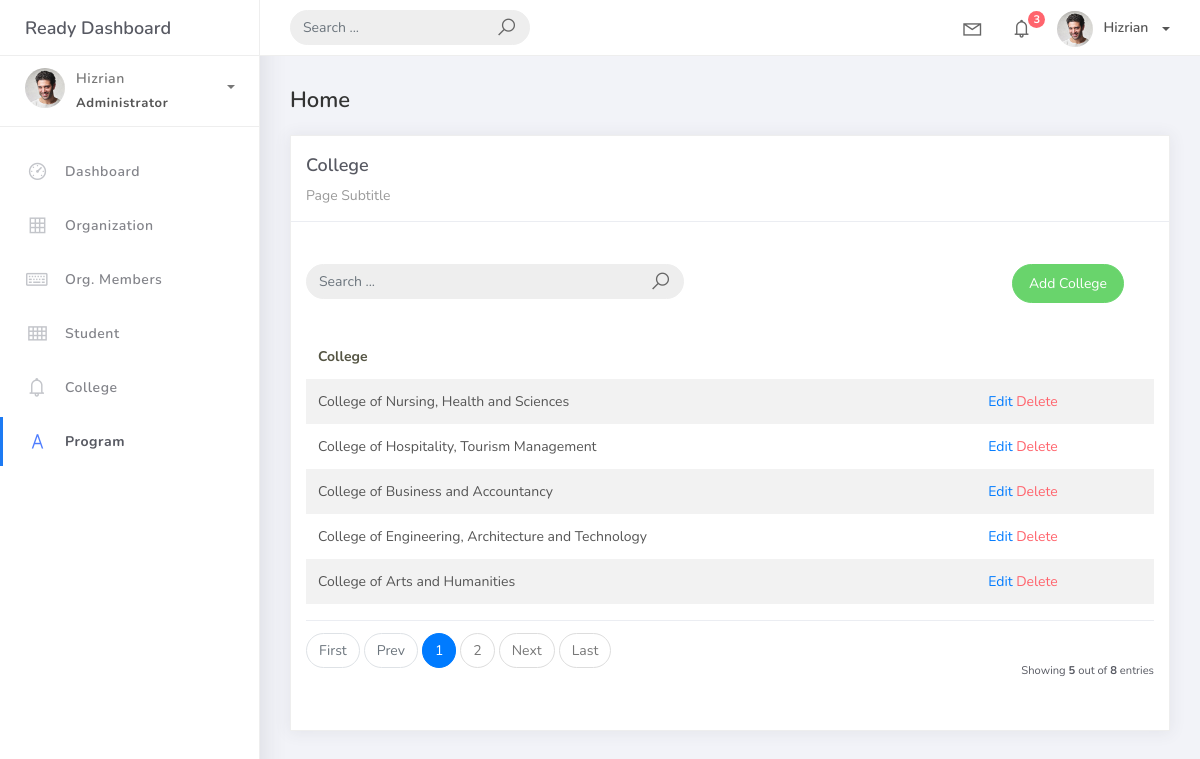
Page /college on the earlier database version.
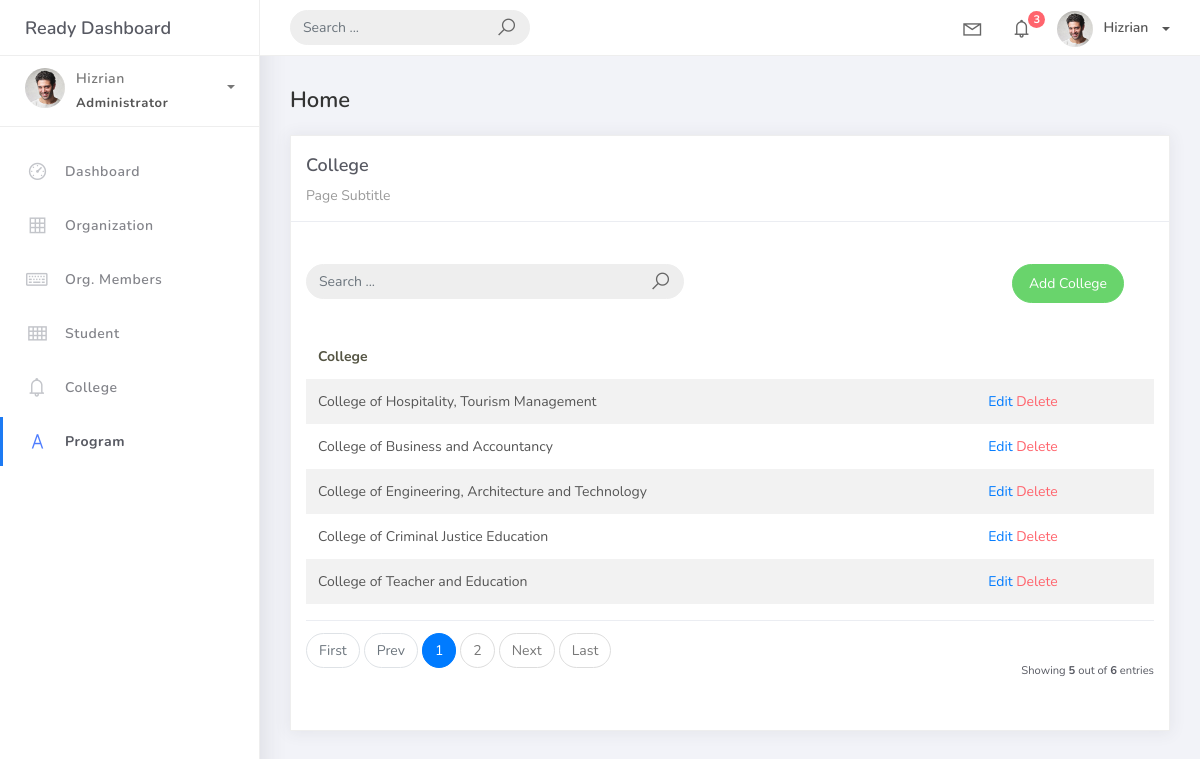
Same page on the later database version.
### studentorg/models.py (models this page shows, shortened)
class BaseModel(models.Model):
    created_at = models.DateTimeField(auto_now_add=True, db_index=True)
    updated_at = models.DateTimeField(auto_now=True)
    class Meta:
        abstract = True

class College(BaseModel):
    college_name = models.CharField(max_length=150)

### studentorg/views.py (the view)
# urls.py: path('college', college.as_view(), name='college-list'),
class college(ListView):
    model = College
    context_object_name = 'college'
    template_name = 'college.html'
    paginate_by = 5
    def get_queryset(self, *args, **kwargs):
         qs = super(college, self).get_queryset(*args, **kwargs)
         if self.request.GET.get("q") != None:
             query = self.request.GET.get('q')
             qs = qs.filter(Q(college_name__icontains=query))
         return qs

### templates/college.html (shortened to what this page needs)
{% extends 'base.html' %}
{% load static %}
{% block content %}
<div class="content">
  <div class="container-fluid">
    <h4 class="page-title">Home</h4>
    <div class="row">
      <div class="col-md-12">
        <div class="card">
          <div class="card-header">
            <div class="card-title">College</div>
            <div class="card-category">Page Subtitle</div>
          </div>
          <br/>
          <div class="col-md-12 row">
            <div class="col-md-6">
                <br/>
              <form class="navbar-left navbar-form nav-search mr-md-3" action="{% url 'college-list' %}">
                <div class="input-group">
                  <input type="text" placeholder="Search ..." class="form-control" name="q" />
                  <div class="input-group-append">
                    <span class="input-group-text">
                      <i class="la la-search search-icon"></i>
                    </span>
                  </div>
                </div>
              </form>
            </div>
            <div class="col-md-6">
              <div class="pull-right">
                <br/>
                <a href="{% url 'college-add' %}" class="btn btn-success btn-rounded">Add College</a>
              </div>
            </div>
          </div>
          <div class="card-body">
            <table class="table table-striped mt-3">
              <thead>
                <tr>
                  <th scope="col">College</th>
                </tr>
              </thead>
              <tbody>
                {% for object in object_list %}
                <tr>
                  <td>{{ object.college_name }}</td>
                  <td>
                    <a href="college/{{ object.id }}">Edit</a>
                    <a href="college/{{ object.id }}/delete" class="text-danger">Delete</a>
                </td>
              </tr>
              {% empty %}
                </tr>
                {% endfor %}
              </tbody>
            </table>
            {% include 'includes/pagination.html' %}
          </div>
        </div>
      </div>
    </div>
  </div>
</div>
{% endblock %}

Differences in the rows shown:
removed College: college_name "College of Nursing, Health and Sciences"
removed College: college_name "College of Arts and Humanities"
now on this page (row unchanged): College: college_name "College of Criminal Justice Education"
now on this page (row unchanged): College: college_name "College of Teacher and Education"
Other differences:
{{ paginator.count }}: "8" → "6"
